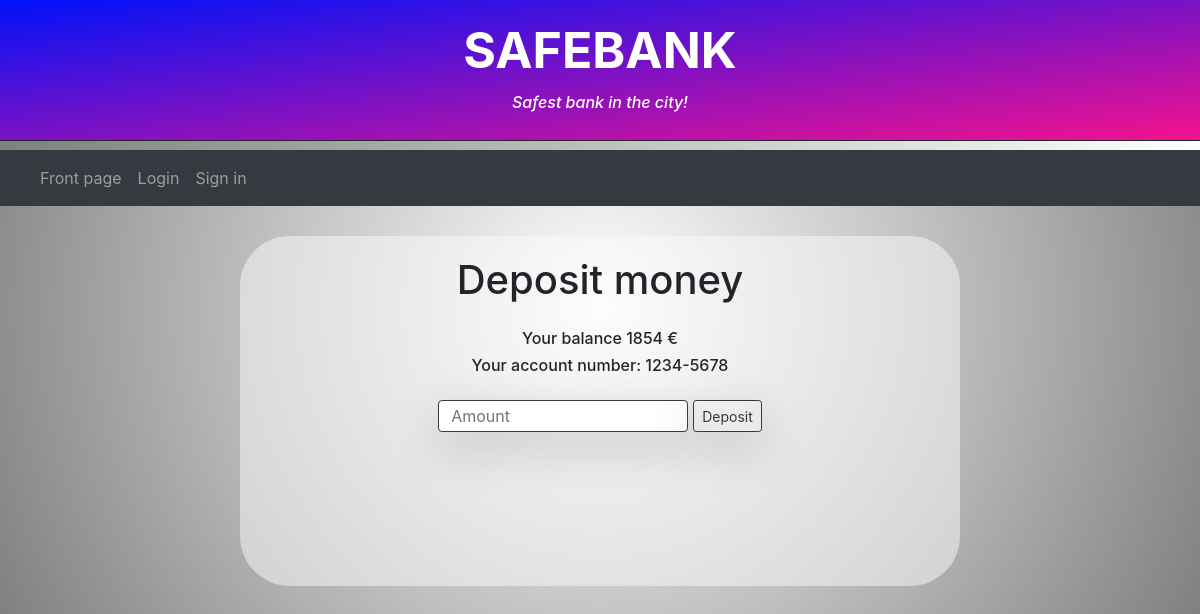
The app's page /deposit/1/, older data.
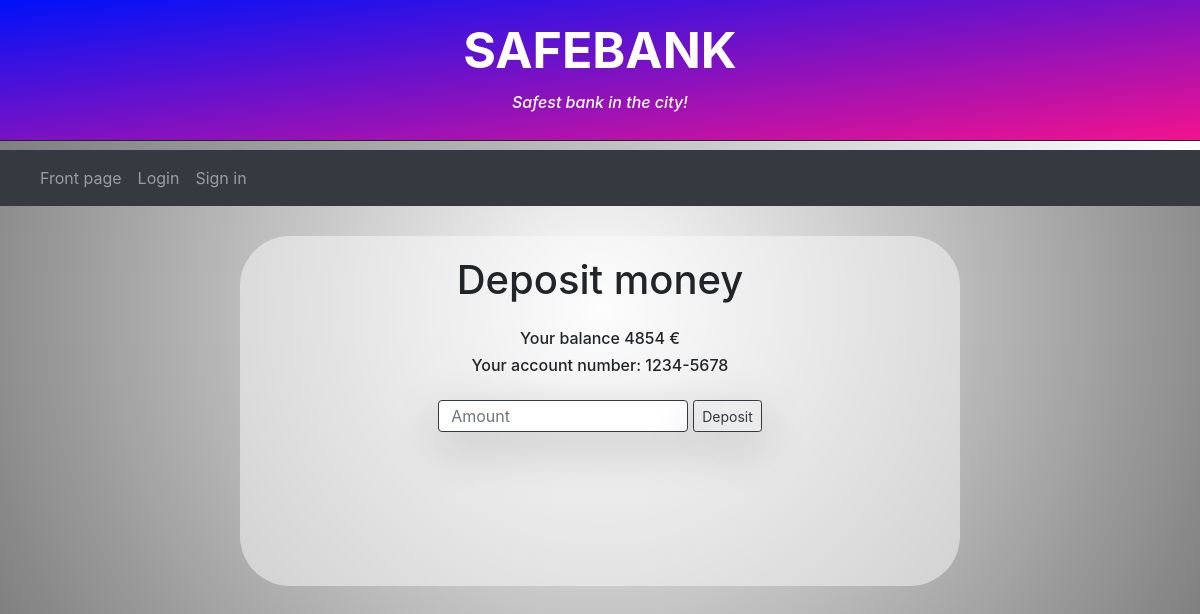
The same page, newer data.
### safebanking/models.py (models this page shows)
class User_account(models.Model):
	username = models.TextField()
	password = models.TextField()
	balance = models.IntegerField()
	motto = models.TextField(default = "")
	account_number = models.TextField(default = "1234-5678")
	status = models.IntegerField(default = 1) #1 = normal user, 2 = admin user

### safebanking/views.py (the view, shortened to what this page needs)
# urls.py: path("deposit/<int:User_account_id>/", views.depositView, name = "deposit")
def depositView(request, User_account_id):
    user = User_account.objects.get(id = User_account_id)
    request.session["message"] = ""
    if request.method == "GET":
        return render(request, "safebanking/deposit.html", {"owner" : user})

### safebanking/templates/safebanking/deposit.html (shortened to what this page needs)
{% extends "./base.html" %}
{% block content %}
<div style="background-color: rgb(252, 252, 252, 0.5); margin-top: 30px;
            margin-bottom: 30px; min-height: 350px; border-radius: 50px;
            margin-left: auto; margin-right: auto; max-width: 45em;">
    <div style="height:20px"></div>
    <div style="text-align: center;">
        <h1 style="margin-bottom: 25px;">Deposit money</h1>
        <h6>Your balance {{owner.balance}} €</h6>
        <h6>Your account number: {{owner.account_number}}</h6>
    </div>
    <div style="text-align: center; margin-top: 25px;">
        <form action="/deposit/{{owner.id}}/" method="POST">
            <div class="d-flex justify-content-center">
                <input type="text" class="border border-dark shadow-lg form-control" placeholder="Amount" name="amount" style="width: 250px; height: 32px"/>
                <input type="submit" value="Deposit" class="shadow-lg btn btn-outline-dark btn-sm" style="margin-left: 5px"></input>
            </div>
        </form>
    </div>
</div>
{% endblock %}

Row changes from the older to the newer data that the page shows:
changed User_account: balance "1854" → "4854"
